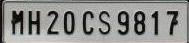
#> input picture images/labeled/LP/2693.jpeg, 189 x 43 px; its folder holds only this picture in this run
$ python LPExtractFeatures.py
#> lines starting #> are read from the running program, lines starting #| are printed output that depends on the picture; after the words box and inside, x2 and y2 are one past the last pixel; in counts of white or black regions, pixels touching at a corner belong together
from PIL import Image, ImageFilter, ImageOps
import glob
from tqdm import trange
from scipy import signal
import numpy as np

def conv_char(img_path):
#> called with img_path = '../images/labeled/LP/2693.jpeg'
    image = Image.open(img_path)
#> image is the input picture: PIL image 189x43 RGB; mean R, G, B 142.2, 142.3, 139.7
    return conv_char_img(image)

def conv_char_img(image):
    image.thumbnail((270, 70))
    grey_scale_image = ImageOps.autocontrast(image.convert('L').filter(ImageFilter.GaussianBlur(1)))
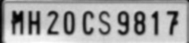
#> grey_scale_image: PIL image 189x43 L; min 0, max 255, mean 164.3
    new_img = np.array(grey_scale_image) > 210
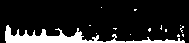
#> new_img: shape (43, 189) bool; 13.4% white; 14 white regions (13 under 20 px), largest, box (x1, y1, x2, y2) and area: (5, 25, 185, 43) 1031

    new_img = np.array(ImageOps.invert(Image.fromarray(new_img)))

    threshold = 15
    x_lines = signal.find_peaks(-new_img.sum(axis=0))[0]
#> x_lines = 21 values from 7 to 182
    x_lines = x_lines[new_img.sum(axis=0)[x_lines]<threshold]
#> x_lines = empty array

    images = []

    for i, _ in enumerate(x_lines):
        if i==0:
            images.append(Image.fromarray(np.array(image)[:,:x_lines[i]]))
        else:
            images.append(Image.fromarray(np.array(image)[:,x_lines[i-1]:x_lines[i]]))

        if i == len(x_lines)-1:
            images.append(Image.fromarray(np.array(image)[:,x_lines[i]:]))
#> this loop made 0 passes
#> after the loop, images = []

    return images


def main():
    images_files = list(glob.iglob("../images/labeled/LP/*"))
    new_counter = 0
    for counter in trange(len(images_files)):
        conv_images = conv_char(images_files[counter])
#> conv_images = []
        for image in conv_images:
            image.save(f"../images/characters/{new_counter}.jpeg")
            new_counter += 1
#> after the loop, new_counter = 0


if __name__ == "__main__":
    main()
